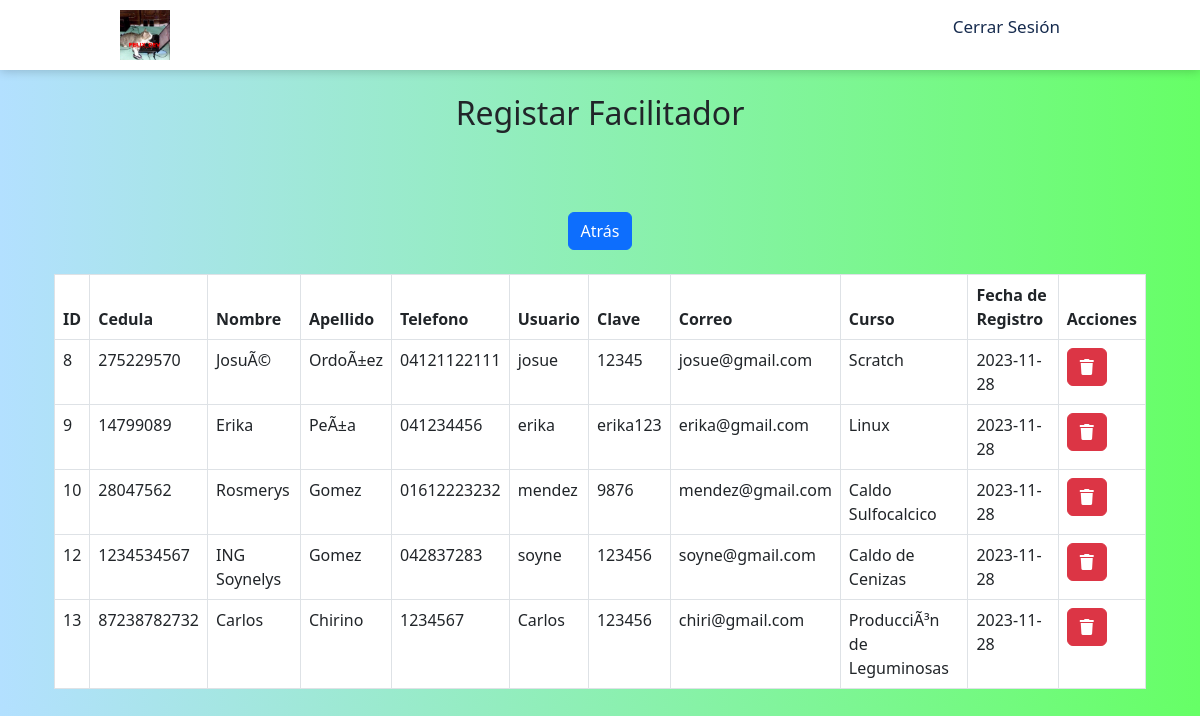
The page /admin-general/facilitador.php on the database as committed earlier.
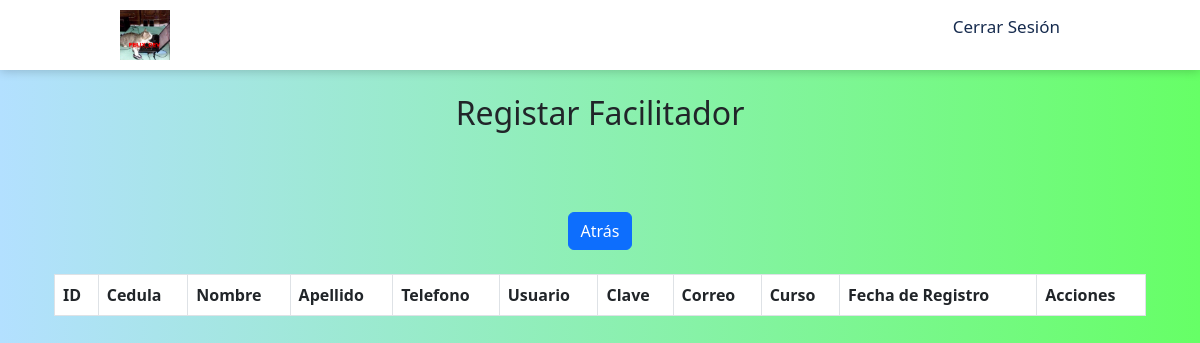
The same page on the database as committed later.
### tables this page shows
CREATE TABLE `informacion_academica` (
  `id` int(11) NOT NULL,
  `id_curso` int(11) NOT NULL,
  `id_persona` int(11) NOT NULL,
  `archivo` varchar(250) NOT NULL,
  `fecha_envio` varchar(20) NOT NULL,
  `estado` varchar(20) NOT NULL
);

CREATE TABLE `persona` (
  `id` int(11) NOT NULL,
  `cedula` varchar(13) NOT NULL,
  `nombre` varchar(50) NOT NULL,
  `seg_nombre` varchar(50) NOT NULL,
  `apellido` varchar(50) NOT NULL,
  `seg_apellido` varchar(60) NOT NULL,
  `telefono` varchar(20) NOT NULL,
  `sexo` varchar(1) NOT NULL,
  `usuario` varchar(50) NOT NULL,
  `clave` varchar(12) NOT NULL,
  `correo` varchar(100) NOT NULL,
  `fecha_nac` date NOT NULL,
  `parroquia` int(11) NOT NULL,
  `direccion` varchar(200) NOT NULL,
  `id_rol` int(11) NOT NULL,
  `cedula_rep` varchar(15) NOT NULL,
  `nombre_rep` varchar(50) NOT NULL,
  `apellido_rep` varchar(50) NOT NULL,
  `telefono_rep` varchar(50) NOT NULL,
  `fecha_inc` date NOT NULL,
  `correo_verificado` int(11) NOT NULL,
  `codigo` varchar(50) NOT NULL
);

CREATE TABLE `curso` (
  `id_curso` int(10) NOT NULL,
  `nombre_curso` varchar(50) NOT NULL,
  `categoria_curso` varchar(50) NOT NULL,
  `status_curso` varchar(20) NOT NULL
);

### admin-general/facilitador.php (the view, shortened to what this page needs)
<!DOCTYPE html>
<html lang="es">
<head>
    <link rel="stylesheet" href="https://use.fontawesome.com/releases/v5.8.1/css/all.css">
    <link href="https://cdn.jsdelivr.net/npm/bootstrap@5.3.0-alpha2/dist/css/bootstrap.min.css" rel="stylesheet">
</head>
<body>
<header id="header" class="header">
        <div class="logo">
            <a href="./adm-curso.php"><img src="adm-interna/adm-img/felix_dev.jpg" alt="logo institucional"></a>
        </div>
        <nav>
            <ul class="nav-links">
                <li><a class="dropdown-item" href="./cerrar_sesion.php">Cerrar Sesión</a></li>
            </ul>
        </nav>
    </header>
    <br>
    <div class="container">
        <div class="col-sm-12">
            <h2 style="text-align: center;">Registar Facilitador</h2>
            <br>
            <br>
            <br>
            <center><a href="adm-curso.php" class="btn btn-primary">Atrás</a></center>
            <br>
            <div class="container">
                <table class="table table-bordered" id="dataTable" width="100%" cellspacing="0">
                    <thead>
                        <tr>
                            <th>ID</th>
                            <th>Cedula</th>
                            <th>Nombre</th>
                            <th>Apellido</th>
                            <th>Telefono</th>
                            <th>Usuario</th>
                            <th>Clave</th>
                            <th>Correo</th>
                            <th>Curso</th>
                            <th>Fecha de Registro</th>
                            <th>Acciones</th>
                        </tr>
                    </thead>
                    <tbody>
                    <?php
require_once("../admin-general/conexion_adm.php");
$result = mysqli_query($connection, "SELECT p.id, p.cedula, p.nombre, p.apellido, p.telefono, p.usuario, p.clave, p.correo, c.nombre_curso AS nombre_curso, ia.fecha_envio FROM persona p INNER JOIN informacion_academica ia ON p.id = ia.id_persona INNER JOIN curso c ON ia.id_curso = c.id_curso WHERE ia.estado <> 'PENDIENTE'");
while ($fila = mysqli_fetch_assoc($result)) :
?>
    <tr>
        <td><?php echo $fila['id']; ?></td>
        <td><?php echo $fila['cedula']; ?></td>
        <td><?php echo $fila['nombre']; ?></td>
        <td><?php echo $fila['apellido']; ?></td>
        <td><?php echo $fila['telefono']; ?></td>
        <td><?php echo $fila['usuario']; ?></td>
        <td><?php echo $fila['clave']; ?></td>
        <td><?php echo $fila['correo']; ?></td>
        <td><?php echo $fila['nombre_curso']; ?></td>
        <td><?php echo $fila['fecha_envio']; ?></td>
        <td>
            <button type="button" class="btn btn-danger" data-toggle="modal" data-target="#delete<?php echo $fila['id']; ?>">
                <i class="fa fa-trash "></i>
            </button>
        </td>
    </tr>
    <?php include "borrar_facilitador.php"; ?>
<?php endwhile; ?>
                    </tbody>
                </table>
            </div>
        </div>
</body>
</html>

Rows that differ between the two databases and show on the page:
removed informacion_academica: id_persona "8", id_persona.cedula "275229570", id_persona.nombre "JosuÃ©", id_persona.apellido "OrdoÃ±ez", id_persona.telefono "04121122111", id_persona.usuario "josue", id_persona.clave "12345", id_persona.correo "josue@gmail.com", id_curso.nombre_curso "Scratch", fecha_envio "2023-11-28"
removed informacion_academica: id_persona "9", id_persona.cedula "14799089", id_persona.nombre "Erika", id_persona.apellido "PeÃ±a", id_persona.telefono "041234456", id_persona.usuario "erika", id_persona.clave "erika123", id_persona.correo "erika@gmail.com", id_curso.nombre_curso "Linux", fecha_envio "2023-11-28"
removed informacion_academica: id_persona "10", id_persona.cedula "28047562", id_persona.nombre "Rosmerys", id_persona.apellido "Gomez", id_persona.telefono "01612223232", id_persona.usuario "mendez", id_persona.clave "9876", id_persona.correo "mendez@gmail.com", id_curso.nombre_curso "Caldo Sulfocalcico", fecha_envio "2023-11-28"
removed informacion_academica: id_persona "12", id_persona.cedula "1234534567", id_persona.nombre "ING Soynelys", id_persona.apellido "Gomez", id_persona.telefono "042837283", id_persona.usuario "soyne", id_persona.clave "123456", id_persona.correo "soyne@gmail.com", id_curso.nombre_curso "Caldo de Cenizas", fecha_envio "2023-11-28"
removed informacion_academica: id_persona "13", id_persona.cedula "87238782732", id_persona.nombre "Carlos", id_persona.apellido "Chirino", id_persona.telefono "1234567", id_persona.usuario "Carlos", id_persona.clave "123456", id_persona.correo "chiri@gmail.com", id_curso.nombre_curso "ProducciÃ³n de Leguminosas", fecha_envio "2023-11-28"
